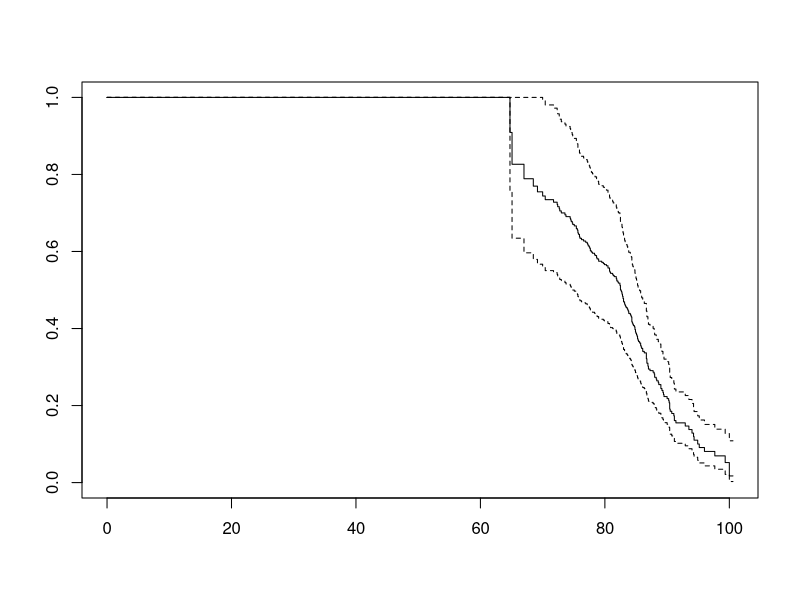
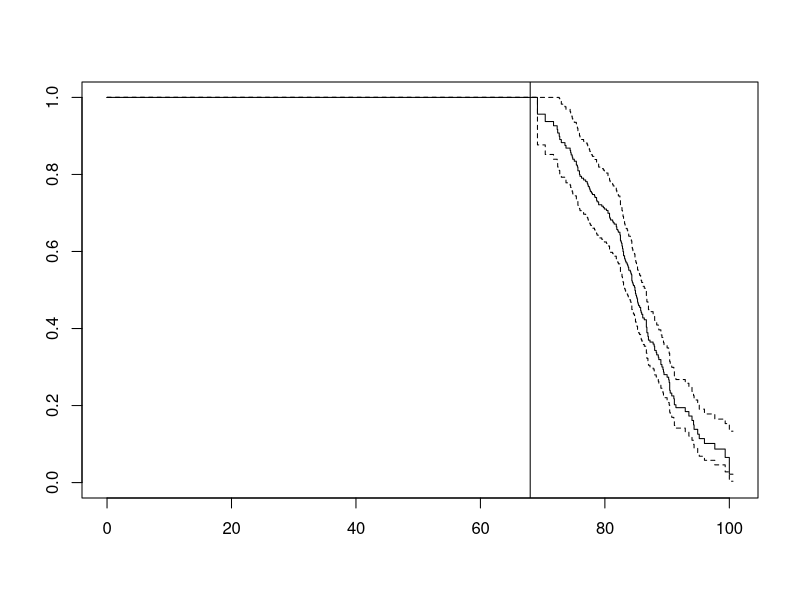
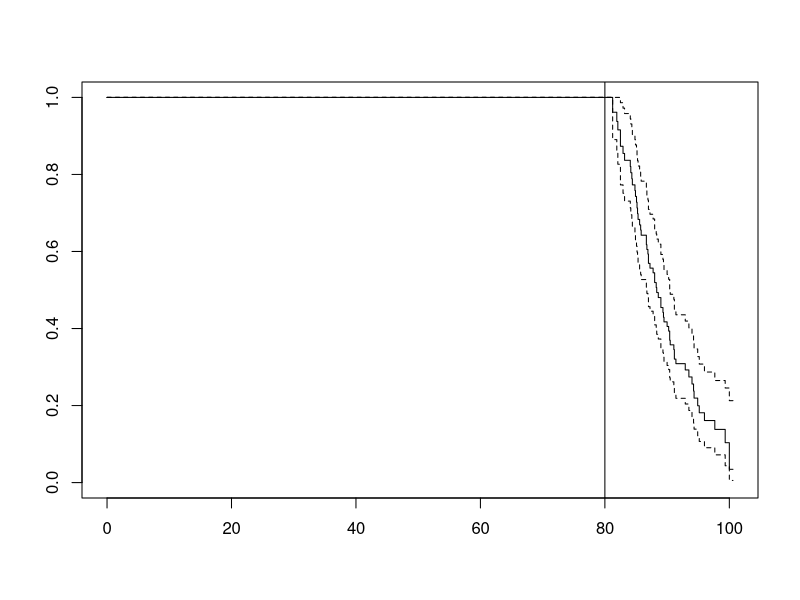

Recreate these plots in R, in order.
library(KMsurv)
library(survival)

data(channing)
?channing

attach(channing)

head(channing)
surv.object<-Surv(ageentry,age,death)
sort(age-ageentry)
surv.object[time==0]

r.left<-survfit(Surv(ageentry,age,death)~1,data=channing)
summary(r.left)

min(ageentry)/12

plot(r.left,,xscale=12)

r.left.68<-survfit(Surv(ageentry,age,death)~1,data=channing[ageentry>=(68*12),])
summary(r.left.68)
plot(r.left.68,,xscale=12)
abline(v=68*12)

r.left.80<-survfit(Surv(ageentry,age,death)~1,data=channing[ageentry>=(80*12),])
summary(r.left.80)
plot(r.left.80,,xscale=12)
abline(v=80*12)